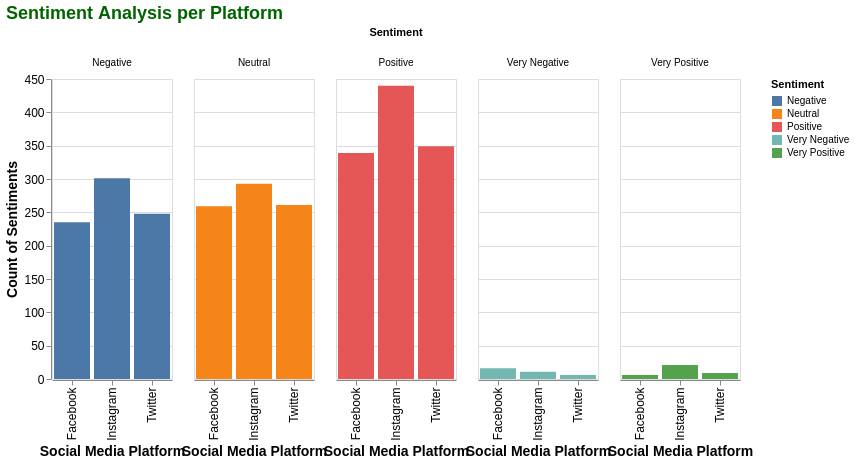

Source (notebook cell):
### Code cell
import altair as alt
import pandas as pd

# Ensure the 'Platform' and 'Sentiment' columns are treated as categorical data
final_combined_dataset['Platform'] = final_combined_dataset['Platform'].astype('category')
final_combined_dataset['Sentiment'] = final_combined_dataset['Sentiment'].astype('category')

# Calculate the count of each sentiment per platform
sentiment_chart = alt.Chart(final_combined_dataset).mark_bar().encode(
    x=alt.X('Platform:N', title='Social Media Platform'),
    y=alt.Y('count():Q', title='Count of Sentiments'),
    color='Sentiment:N',  # Color by sentiment type
    column='Sentiment:N',  # Create a facet for each sentiment type
    tooltip=['Platform', 'Sentiment', 'count():Q']  # Tooltip to show detailed information
).properties(
    title='Sentiment Analysis per Platform',
    width=120,  # Width of each individual bar chart in the facet
    height=300   # Height of each individual bar chart in the facet
)

sentiment_chart.configure_title(
    fontSize=18,
    font='Arial',
    anchor='start',
    color='darkgreen'
).configure_axis(
    labelFontSize=12,
    titleFontSize=14
).interactive()

### Figure 1 — Vega-Lite specification as saved in the notebook (floating-point values rounded to 4 significant figures; data arrays with more than 128 entries replaced by an {"elided": "..."} marker saying what was removed)
{"config": {"view": {"continuousWidth": 300, "continuousHeight": 300}, "axis": {"labelFontSize": 12, "titleFontSize": 14}, "title": {"anchor": "start", "color": "darkgreen", "font": "Arial", "fontSize": 18}}, "data": {"name": "data-b23dfbe45097efa5d79c38f892d8abd2"}, "mark": {"type": "bar"}, "encoding": {"color": {"field": "Sentiment", "type": "nominal"}, "column": {"field": "Sentiment", "type": "nominal"}, "tooltip": [{"field": "Platform", "type": "nominal"}, {"field": "Sentiment", "type": "nominal"}, {"aggregate": "count", "type": "quantitative"}], "x": {"field": "Platform", "title": "Social Media Platform", "type": "nominal"}, "y": {"aggregate": "count", "title": "Count of Sentiments", "type": "quantitative"}}, "height": 300, "params": [{"name": "param_8", "select": {"type": "interval", "encodings": ["x", "y"]}, "bind": "scales"}], "title": "Sentiment Analysis per Platform", "width": 120, "$schema": "https://vega.github.io/schema/vega-lite/v5.8.0.json", "datasets": {"data-b23dfbe45097efa5d79c38f892d8abd2": {"elided": "2794 records"}}}
